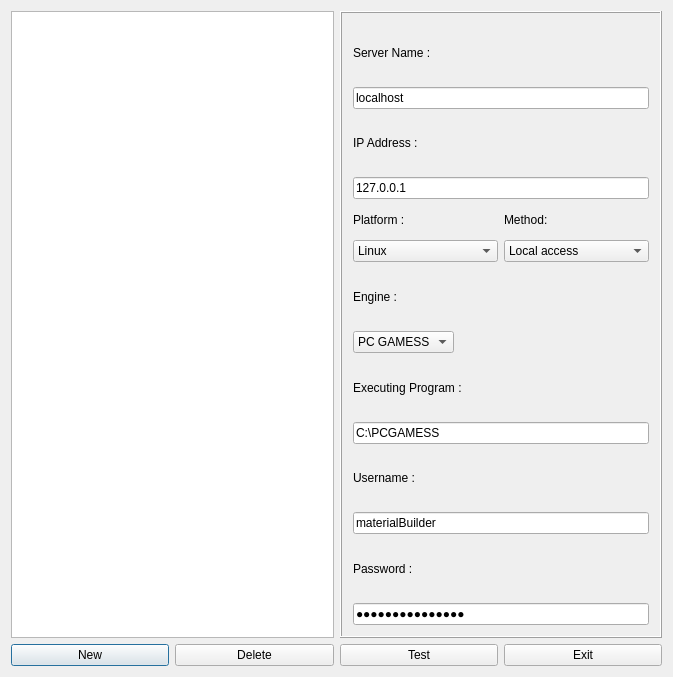
<ui version="4.0" >
 <author></author>
 <comment></comment>
 <exportmacro></exportmacro>
 <class>ServerManagerDialog</class>
 <widget class="QDialog" name="ServerManagerDialog" >
  <property name="geometry" >
   <rect>
    <x>0</x>
    <y>0</y>
    <width>673</width>
    <height>677</height>
   </rect>
  </property>
  <property name="windowTitle" >
   <string>Server Manager</string>
  </property>
  <layout class="QVBoxLayout" >
   <property name="margin" >
    <number>11</number>
   </property>
   <property name="spacing" >
    <number>6</number>
   </property>
   <item>
    <layout class="QHBoxLayout" >
     <property name="margin" >
      <number>0</number>
     </property>
     <property name="spacing" >
      <number>6</number>
     </property>
     <item>
      <widget class="QListWidget" name="server_listview" >
       <column>
        <property name="text" >
         <string>Server ID</string>
        </property>
       </column>
       <column>
        <property name="text" >
         <string>Engine</string>
        </property>
       </column>
      </widget>
     </item>
     <item>
      <widget class="QFrame" name="frame4" >
       <property name="frameShape" >
        <enum>QFrame::Box</enum>
       </property>
       <property name="frameShadow" >
        <enum>QFrame::Raised</enum>
       </property>
       <layout class="QVBoxLayout" >
        <property name="margin" >
         <number>11</number>
        </property>
        <property name="spacing" >
         <number>6</number>
        </property>
        <item>
         <widget class="QLabel" name="textLabel1" >
          <property name="text" >
           <string>Server Name :</string>
          </property>
          <property name="alignment" >
           <set>Qt::AlignLeading|Qt::AlignLeft|Qt::AlignVCenter</set>
          </property>
         </widget>
        </item>
        <item>
         <widget class="QLineEdit" name="name_linedit" >
          <property name="text" >
           <string>localhost</string>
          </property>
         </widget>
        </item>
        <item>
         <widget class="QLabel" name="textLabel1_3" >
          <property name="text" >
           <string>IP Address :</string>
          </property>
          <property name="alignment" >
           <set>Qt::AlignLeading|Qt::AlignLeft|Qt::AlignVCenter</set>
          </property>
         </widget>
        </item>
        <item>
         <widget class="QLineEdit" name="ipaddress_linedit" >
          <property name="text" >
           <string>127.0.0.1</string>
          </property>
         </widget>
        </item>
        <item>
         <layout class="QGridLayout" >
          <property name="margin" >
           <number>0</number>
          </property>
          <property name="spacing" >
           <number>6</number>
          </property>
          <item row="0" column="0" >
           <widget class="QLabel" name="textLabel1_2" >
            <property name="text" >
             <string>Platform :</string>
            </property>
            <property name="alignment" >
             <set>Qt::AlignLeading|Qt::AlignLeft|Qt::AlignVCenter</set>
            </property>
           </widget>
          </item>
          <item row="1" column="1" >
           <widget class="QComboBox" name="method_combox" >
            <item>
             <property name="text" >
              <string>Local access</string>
             </property>
            </item>
            <item>
             <property name="text" >
              <string>Ssh/scp</string>
             </property>
            </item>
            <item>
             <property name="text" >
              <string>Rsh/rcp</string>
             </property>
            </item>
            <item>
             <property name="text" >
              <string>Telnet/ftp</string>
             </property>
            </item>
           </widget>
          </item>
          <item row="0" column="1" >
           <widget class="QLabel" name="textLabel1_6" >
            <property name="text" >
             <string>Method:</string>
            </property>
           </widget>
          </item>
          <item row="1" column="0" >
           <widget class="QComboBox" name="platform_combox" >
            <item>
             <property name="text" >
              <string>Linux</string>
             </property>
            </item>
            <item>
             <property name="text" >
              <string>Mac OS</string>
             </property>
            </item>
            <item>
             <property name="text" >
              <string>Windows</string>
             </property>
            </item>
           </widget>
          </item>
         </layout>
        </item>
        <item>
         <widget class="QLabel" name="textLabel1_4" >
          <property name="text" >
           <string>Engine :</string>
          </property>
          <property name="alignment" >
           <set>Qt::AlignLeading|Qt::AlignLeft|Qt::AlignVCenter</set>
          </property>
         </widget>
        </item>
        <item>
         <layout class="QHBoxLayout" >
          <property name="margin" >
           <number>0</number>
          </property>
          <property name="spacing" >
           <number>6</number>
          </property>
          <item>
           <widget class="QComboBox" name="engine_combox" >
            <item>
             <property name="text" >
              <string>PC GAMESS</string>
             </property>
            </item>
            <item>
             <property name="text" >
              <string>nanoSIM-1</string>
             </property>
            </item>
            <item>
             <property name="text" >
              <string>GAMESS</string>
             </property>
            </item>
           </widget>
          </item>
          <item>
           <spacer>
            <property name="orientation" >
             <enum>Qt::Horizontal</enum>
            </property>
            <property name="sizeType" >
             <enum>QSizePolicy::Expanding</enum>
            </property>
            <property name="sizeHint" >
             <size>
              <width>40</width>
              <height>20</height>
             </size>
            </property>
           </spacer>
          </item>
         </layout>
        </item>
        <item>
         <widget class="QLabel" name="textLabel1_5" >
          <property name="text" >
           <string>Executing Program :</string>
          </property>
          <property name="alignment" >
           <set>Qt::AlignLeading|Qt::AlignLeft|Qt::AlignVCenter</set>
          </property>
         </widget>
        </item>
        <item>
         <widget class="QLineEdit" name="program_linedit" >
          <property name="text" >
           <string>C:\PCGAMESS</string>
          </property>
         </widget>
        </item>
        <item>
         <widget class="QLabel" name="textLabel1_2_2" >
          <property name="text" >
           <string>Username :</string>
          </property>
          <property name="alignment" >
           <set>Qt::AlignLeading|Qt::AlignLeft|Qt::AlignVCenter</set>
          </property>
         </widget>
        </item>
        <item>
         <widget class="QLineEdit" name="username_linedit" >
          <property name="text" >
           <string>materialBuilder</string>
          </property>
         </widget>
        </item>
        <item>
         <widget class="QLabel" name="textLabel1_2_2_2" >
          <property name="text" >
           <string>Password :</string>
          </property>
          <property name="alignment" >
           <set>Qt::AlignLeading|Qt::AlignLeft|Qt::AlignVCenter</set>
          </property>
         </widget>
        </item>
        <item>
         <widget class="QLineEdit" name="password_linedit" >
          <property name="text" >
           <string>materialBuilder</string>
          </property>
          <property name="echoMode" >
           <enum>QLineEdit::Password</enum>
          </property>
         </widget>
        </item>
       </layout>
      </widget>
     </item>
    </layout>
   </item>
   <item>
    <layout class="QHBoxLayout" >
     <property name="margin" >
      <number>0</number>
     </property>
     <property name="spacing" >
      <number>6</number>
     </property>
     <item>
      <widget class="QPushButton" name="new_btn" >
       <property name="enabled" >
        <bool>true</bool>
       </property>
       <property name="text" >
        <string>New</string>
       </property>
      </widget>
     </item>
     <item>
      <widget class="QPushButton" name="del_btn" >
       <property name="text" >
        <string>Delete</string>
       </property>
      </widget>
     </item>
     <item>
      <widget class="QPushButton" name="test_btn" >
       <property name="text" >
        <string>Test</string>
       </property>
      </widget>
     </item>
     <item>
      <widget class="QPushButton" name="exit_btn" >
       <property name="text" >
        <string>Exit</string>
       </property>
      </widget>
     </item>
    </layout>
   </item>
  </layout>
 </widget>
 <layoutdefault spacing="6" margin="11" />
 <pixmapfunction>qPixmapFromMimeSource</pixmapfunction>
 <resources/>
 <connections>
  <connection>
   <sender>exit_btn</sender>
   <signal>clicked()</signal>
   <receiver>ServerManagerDialog</receiver>
   <slot>close()</slot>
   <hints>
    <hint type="sourcelabel" >
     <x>20</x>
     <y>20</y>
    </hint>
    <hint type="destinationlabel" >
     <x>20</x>
     <y>20</y>
    </hint>
   </hints>
  </connection>
 </connections>
</ui>
